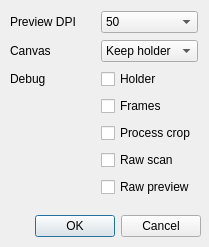
<?xml version="1.0" encoding="UTF-8"?>
<ui version="4.0">
 <class>Options</class>
 <widget class="QDialog" name="Options">
  <property name="geometry">
   <rect>
    <x>0</x>
    <y>0</y>
    <width>209</width>
    <height>247</height>
   </rect>
  </property>
  <property name="windowTitle">
   <string>Dialog</string>
  </property>
  <widget class="QDialogButtonBox" name="buttonBox">
   <property name="geometry">
    <rect>
     <x>0</x>
     <y>210</y>
     <width>201</width>
     <height>32</height>
    </rect>
   </property>
   <property name="orientation">
    <enum>Qt::Horizontal</enum>
   </property>
   <property name="standardButtons">
    <set>QDialogButtonBox::Cancel|QDialogButtonBox::Ok</set>
   </property>
  </widget>
  <widget class="QWidget" name="gridLayoutWidget">
   <property name="geometry">
    <rect>
     <x>10</x>
     <y>10</y>
     <width>188</width>
     <height>189</height>
    </rect>
   </property>
   <layout class="QGridLayout" name="gridLayout">
    <item row="4" column="1">
     <widget class="QCheckBox" name="checkPCrop">
      <property name="text">
       <string>Process crop</string>
      </property>
     </widget>
    </item>
    <item row="2" column="0">
     <widget class="QLabel" name="label_2">
      <property name="text">
       <string>Debug</string>
      </property>
     </widget>
    </item>
    <item row="1" column="1">
     <widget class="QComboBox" name="comboCanvas">
      <item>
       <property name="text">
        <string>Keep holder</string>
       </property>
      </item>
      <item>
       <property name="text">
        <string>Decrop</string>
       </property>
      </item>
     </widget>
    </item>
    <item row="0" column="0">
     <widget class="QLabel" name="label">
      <property name="text">
       <string>Preview DPI</string>
      </property>
     </widget>
    </item>
    <item row="2" column="1">
     <widget class="QCheckBox" name="checkHolder">
      <property name="text">
       <string>Holder</string>
      </property>
     </widget>
    </item>
    <item row="1" column="0">
     <widget class="QLabel" name="label_3">
      <property name="text">
       <string>Canvas</string>
      </property>
     </widget>
    </item>
    <item row="3" column="1">
     <widget class="QCheckBox" name="checkFrames">
      <property name="text">
       <string>Frames</string>
      </property>
     </widget>
    </item>
    <item row="0" column="1">
     <widget class="QComboBox" name="comboDPI">
      <item>
       <property name="text">
        <string>50</string>
       </property>
      </item>
      <item>
       <property name="text">
        <string>75</string>
       </property>
      </item>
      <item>
       <property name="text">
        <string>150</string>
       </property>
      </item>
      <item>
       <property name="text">
        <string/>
       </property>
      </item>
     </widget>
    </item>
    <item row="5" column="1">
     <widget class="QCheckBox" name="checkRawScan">
      <property name="text">
       <string>Raw scan</string>
      </property>
     </widget>
    </item>
    <item row="6" column="1">
     <widget class="QCheckBox" name="checkRawPreview">
      <property name="text">
       <string>Raw preview</string>
      </property>
     </widget>
    </item>
   </layout>
  </widget>
 </widget>
 <resources/>
 <connections>
  <connection>
   <sender>buttonBox</sender>
   <signal>accepted()</signal>
   <receiver>Options</receiver>
   <slot>accept()</slot>
   <hints>
    <hint type="sourcelabel">
     <x>248</x>
     <y>254</y>
    </hint>
    <hint type="destinationlabel">
     <x>157</x>
     <y>274</y>
    </hint>
   </hints>
  </connection>
  <connection>
   <sender>buttonBox</sender>
   <signal>rejected()</signal>
   <receiver>Options</receiver>
   <slot>reject()</slot>
   <hints>
    <hint type="sourcelabel">
     <x>316</x>
     <y>260</y>
    </hint>
    <hint type="destinationlabel">
     <x>286</x>
     <y>274</y>
    </hint>
   </hints>
  </connection>
 </connections>
</ui>
